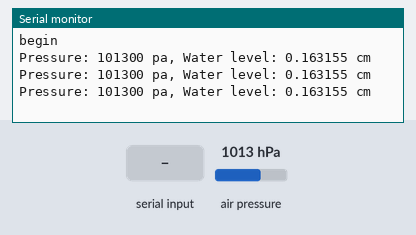
Bench run of a sketch on a simulated ESP8266 (NodeMCU). Shown: the last lines printed to the serial monitor. The test bench sets the inputs (shaded band); at power-on: air pressure 1013 hPa.

Above: at 1.3 s.
1.4 s: "reset\n" received over Serial
At 1.9 s:
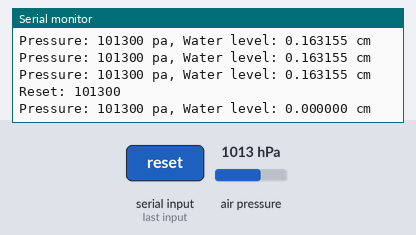
3.0 s: air pressure set to 952 hPa
At 3.4 s:
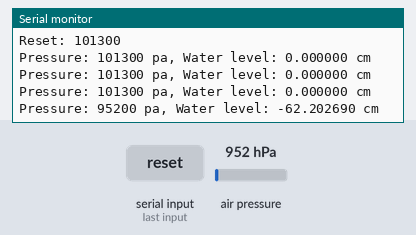
4.5 s: air pressure set to 975 hPa
At 4.9 s:
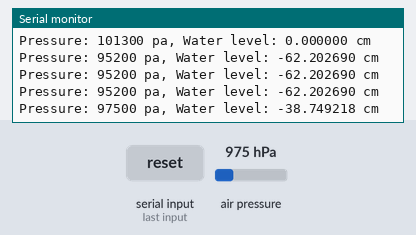
Timing chart, 0 to 7.5 s (numbered marks = the images above; inputs shaded):
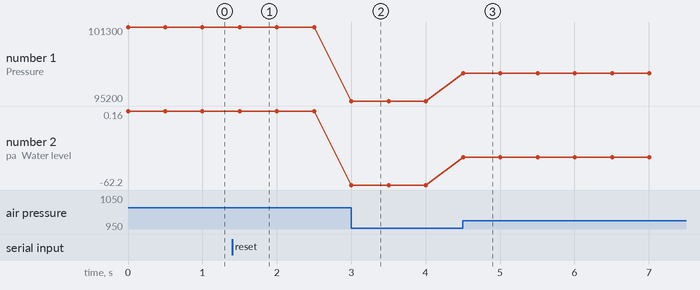

The sketch:

BMP180_ESP8266_Serial.ino
```cpp
/*
* author: lvdinh
* https://xcode.vn
* 2019/11/26
* v0.0.1
*
*	BMP180 SCL <-> D1 ESP8266
*	BMP180 SDA <-> D2 ESP8266
*/

#include <Adafruit_BMP085.h>
#define rate 0.010197162129779 //pa -> cm H2O

int32_t offset = 101284;	//áp suất trên mặt nước

Adafruit_BMP085 bmp;
int32_t pa;

void setup()
{
	Serial.begin(115200);
	Serial.println("begin");
	while (!bmp.begin())
	{
		Serial.println("Cannot start sensor!");
		delay(1000);
	}
}

void loop()
{
	if (Serial.available())
	{
		String str = Serial.readStringUntil('\n');
		if (str == "reset")
		{
			offset = pa;
			Serial.printf("Reset: %d\n", offset);
		}
	}

	pa = bmp.readPressure();
	float cm = (pa - offset) * rate;
	Serial.printf("Pressure: %d pa, Water level: %f cm\n", pa, cm);
	delay(500);
}
```

Measured:
- after the input at 1.4 s, the serial monitor: prints a new line after 0.10 s (image 1)
- after the input at 3.0 s, the serial monitor: prints a new line at once (image 2)
- after the input at 4.5 s, the serial monitor: prints a new line at once (image 3)
- plotted number 1: 101300 → 95200 after the input at 3.0 s, 95200 → 97500 after the input at 4.5 s
- plotted number 2: 0.16 → 0 after the input at 1.4 s, 0 → -62.2 after the input at 3.0 s, -62.2 → -38.75 after the input at 4.5 s
